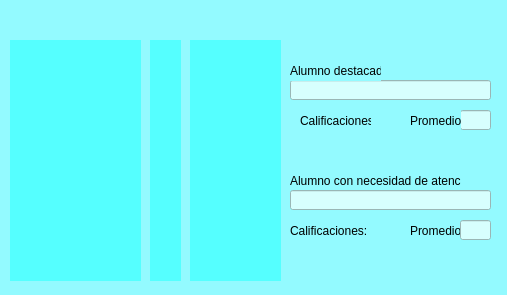
<?xml version="1.0" encoding="UTF-8"?>
<ui version="4.0">
 <class>Dialog</class>
 <widget class="QDialog" name="Dialog">
  <property name="geometry">
   <rect>
    <x>0</x>
    <y>0</y>
    <width>507</width>
    <height>295</height>
   </rect>
  </property>
  <property name="windowTitle">
   <string>Dialog</string>
  </property>
  <property name="styleSheet">
   <string notr="true">background-color: rgb(147, 250, 255);</string>
  </property>
  <widget class="QLineEdit" name="le_nombremayor">
   <property name="geometry">
    <rect>
     <x>290</x>
     <y>80</y>
     <width>201</width>
     <height>20</height>
    </rect>
   </property>
   <property name="styleSheet">
    <string notr="true">background-color: rgb(215, 255, 254);</string>
   </property>
  </widget>
  <widget class="QLabel" name="label">
   <property name="geometry">
    <rect>
     <x>290</x>
     <y>60</y>
     <width>91</width>
     <height>21</height>
    </rect>
   </property>
   <property name="text">
    <string>Alumno destacado:</string>
   </property>
  </widget>
  <widget class="QLabel" name="label_2">
   <property name="geometry">
    <rect>
     <x>290</x>
     <y>170</y>
     <width>171</width>
     <height>21</height>
    </rect>
   </property>
   <property name="text">
    <string>Alumno con necesidad de atencion:</string>
   </property>
  </widget>
  <widget class="QLineEdit" name="le_nombremenor">
   <property name="geometry">
    <rect>
     <x>290</x>
     <y>190</y>
     <width>201</width>
     <height>20</height>
    </rect>
   </property>
   <property name="styleSheet">
    <string notr="true">background-color: rgb(215, 255, 254);</string>
   </property>
  </widget>
  <widget class="QLabel" name="te_nombres">
   <property name="geometry">
    <rect>
     <x>30</x>
     <y>40</y>
     <width>111</width>
     <height>241</height>
    </rect>
   </property>
   <property name="styleSheet">
    <string notr="true">background-color: rgb(85, 255, 255);</string>
   </property>
   <property name="text">
    <string/>
   </property>
   <property name="alignment">
    <set>Qt::AlignLeading|Qt::AlignLeft|Qt::AlignTop</set>
   </property>
  </widget>
  <widget class="QLabel" name="te_promedios">
   <property name="geometry">
    <rect>
     <x>150</x>
     <y>40</y>
     <width>31</width>
     <height>241</height>
    </rect>
   </property>
   <property name="styleSheet">
    <string notr="true">background-color: rgb(85, 255, 255);</string>
   </property>
   <property name="text">
    <string/>
   </property>
   <property name="alignment">
    <set>Qt::AlignLeading|Qt::AlignLeft|Qt::AlignTop</set>
   </property>
  </widget>
  <widget class="QLabel" name="te_calificaciones">
   <property name="geometry">
    <rect>
     <x>190</x>
     <y>40</y>
     <width>91</width>
     <height>241</height>
    </rect>
   </property>
   <property name="styleSheet">
    <string notr="true">background-color: rgb(85, 255, 255);</string>
   </property>
   <property name="text">
    <string/>
   </property>
   <property name="alignment">
    <set>Qt::AlignLeading|Qt::AlignLeft|Qt::AlignTop</set>
   </property>
  </widget>
  <widget class="QLineEdit" name="le_mayor">
   <property name="geometry">
    <rect>
     <x>460</x>
     <y>110</y>
     <width>31</width>
     <height>20</height>
    </rect>
   </property>
   <property name="styleSheet">
    <string notr="true">background-color: rgb(215, 255, 254);</string>
   </property>
  </widget>
  <widget class="QLabel" name="label_3">
   <property name="geometry">
    <rect>
     <x>410</x>
     <y>110</y>
     <width>51</width>
     <height>21</height>
    </rect>
   </property>
   <property name="text">
    <string>Promedio:</string>
   </property>
  </widget>
  <widget class="QLabel" name="le_calificacionesmayor">
   <property name="geometry">
    <rect>
     <x>300</x>
     <y>110</y>
     <width>71</width>
     <height>21</height>
    </rect>
   </property>
   <property name="text">
    <string>Calificaciones:</string>
   </property>
  </widget>
  <widget class="QLabel" name="le_calificacionesmenor">
   <property name="geometry">
    <rect>
     <x>290</x>
     <y>220</y>
     <width>111</width>
     <height>21</height>
    </rect>
   </property>
   <property name="text">
    <string>Calificaciones:</string>
   </property>
  </widget>
  <widget class="QLabel" name="label_6">
   <property name="geometry">
    <rect>
     <x>410</x>
     <y>220</y>
     <width>51</width>
     <height>21</height>
    </rect>
   </property>
   <property name="text">
    <string>Promedio:</string>
   </property>
  </widget>
  <widget class="QLineEdit" name="le_menor">
   <property name="geometry">
    <rect>
     <x>460</x>
     <y>220</y>
     <width>31</width>
     <height>20</height>
    </rect>
   </property>
   <property name="styleSheet">
    <string notr="true">background-color: rgb(215, 255, 254);</string>
   </property>
  </widget>
  <widget class="QLabel" name="te_id">
   <property name="geometry">
    <rect>
     <x>10</x>
     <y>40</y>
     <width>21</width>
     <height>241</height>
    </rect>
   </property>
   <property name="styleSheet">
    <string notr="true">background-color: rgb(85, 255, 255);</string>
   </property>
   <property name="text">
    <string/>
   </property>
   <property name="alignment">
    <set>Qt::AlignLeading|Qt::AlignLeft|Qt::AlignTop</set>
   </property>
  </widget>
 </widget>
 <resources/>
 <connections/>
</ui>
